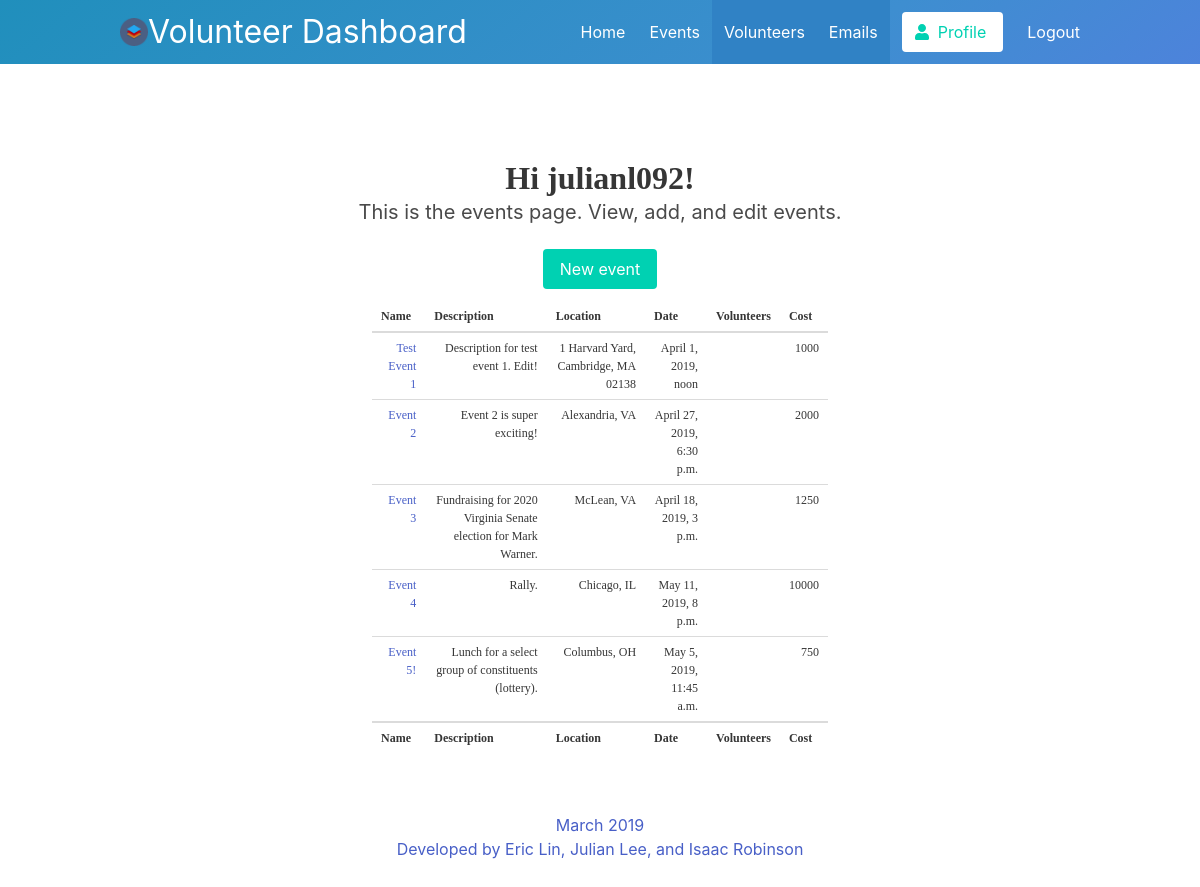
Page /events/events/ (signed in) on the committed database.
### users/models.py (models this page shows, shortened)
class CustomUser(AbstractUser):
    first_name = models.CharField(max_length=30)
    last_name = models.CharField(max_length=30)
    REQUIRED_FIELDS = ['first_name', 'last_name', 'email']

### events/models.py (models this page shows, shortened)
class Event(models.Model):		# To store events
 	name = models.CharField(max_length=256)
 	description = models.TextField(default='')
 	address = models.CharField(max_length=256)
 	time = models.DateTimeField(default=timezone.now)	# default is today
 	volunteers = models.ManyToManyField(	# joins events and volunteers
 		'volunteers.Volunteer',
 		related_name='events_volunteers',
 		blank=True,
 	)
 	cost = models.IntegerField(default=1000)	# dollar cost of the event

### events/views.py (the view)
# urls.py: path('events/', views.index, name='events'),		# path for event view
def index(request):
	if request.method == "GET":
		events = Event.objects.values()	# get querySet of events
		context = {'events': events}
		return render(request, 'events.html', context)		# render events html
	elif request.method == "POST":
		print("POST request")

### templates/events.html (shortened to what this page needs)
{% extends 'base.html' %}
{% block content %}
	{% if user.is_authenticated %}
    <section class="section">
      <div class="hero-body">
        <div class="container has-text-centered">
          <h1 class="title">
            Hi {{ user.username }}!
          </h1>
          <h2 class="subtitle">
            This is the events page. View, add, and edit events.
          </h2>
        </div>
        <div class="container has-text-centered">
            <a href="{% url 'add_event' %}">
              <br>
              <button class="button is-primary">
                New event
              </button>
            </a>
        </div>
        <div class="container has-text-centered">
          <div class="column is-6 is-offset-3">
            <table class="table">
              <thead>
                <tr>
                  <th> Name </th>
                  <th> Description </th>
                  <th> Location </th>
                  <th> Date </th>
                  <th> Volunteers </th>
                  <th> Cost </th>
                </tr>
              </thead>
              <tfoot>
                <tr>
                  <th> Name </th>
                  <th> Description </th>
                  <th> Location </th>
                  <th> Date </th>
                  <th> Volunteers </th>
                  <th> Cost </th>
                </tr>
              </tfoot>
              <tbody>
                {% for event in events %}
                  <tr>
                    <td><a href="{% url 'edit_event' %}?id={{event.id}}"> {{event.name}} </a></td>
                    <td> {{event.description}} </td>
                    <td> {{event.address}} </td>
                    <td> {{event.time}} </td>
                    <td>
                    </td>
                    <td> {{event.cost}} </td>
                  </tr>
                {% endfor %}
              </tbody>
            </table>
          </div>
        </div>
      </div>
      <div class="hero-foot is-light has-text-centered">
        <a>
          March 2019 <br>
          Developed by Eric Lin, Julian Lee, and Isaac Robinson
        </a>
      </div>
    </section>
	{% endif %}
{% endblock %}

### static/css/styles.css (style rules this page uses)
.title { font-family: Verdana; font-size: 15px; }
table { border-collapse:collapse; border: 0px; font-family: Verdana; color: #5C5558; font-size: 12px; text-align: right; }
td { padding-left: 10px; }

### rows in the picture
CustomUser: username "julianl092"
Event: name "Test Event 1", description "Description for test event 1. Edit!", address "1 Harvard Yard, Cambridge, MA 02138", time "April 1, 2019, noon", cost "1000"
Event: name "Event 2", description "Event 2 is super exciting!", address "Alexandria, VA", time "April 27, 2019, 6:30 p.m.", cost "2000"
Event: name "Event 3", description "Fundraising for 2020 Virginia Senate election for Mark Warner.", address "McLean, VA", time "April 18, 2019, 3 p.m.", cost "1250"
Event: name "Event 4", description "Rally.", address "Chicago, IL", time "May 11, 2019, 8 p.m.", cost "10000"
Event: name "Event 5!", description "Lunch for a select group of constituents (lottery).", address "Columbus, OH", time "May 5, 2019, 11:45 a.m.", cost "750"
